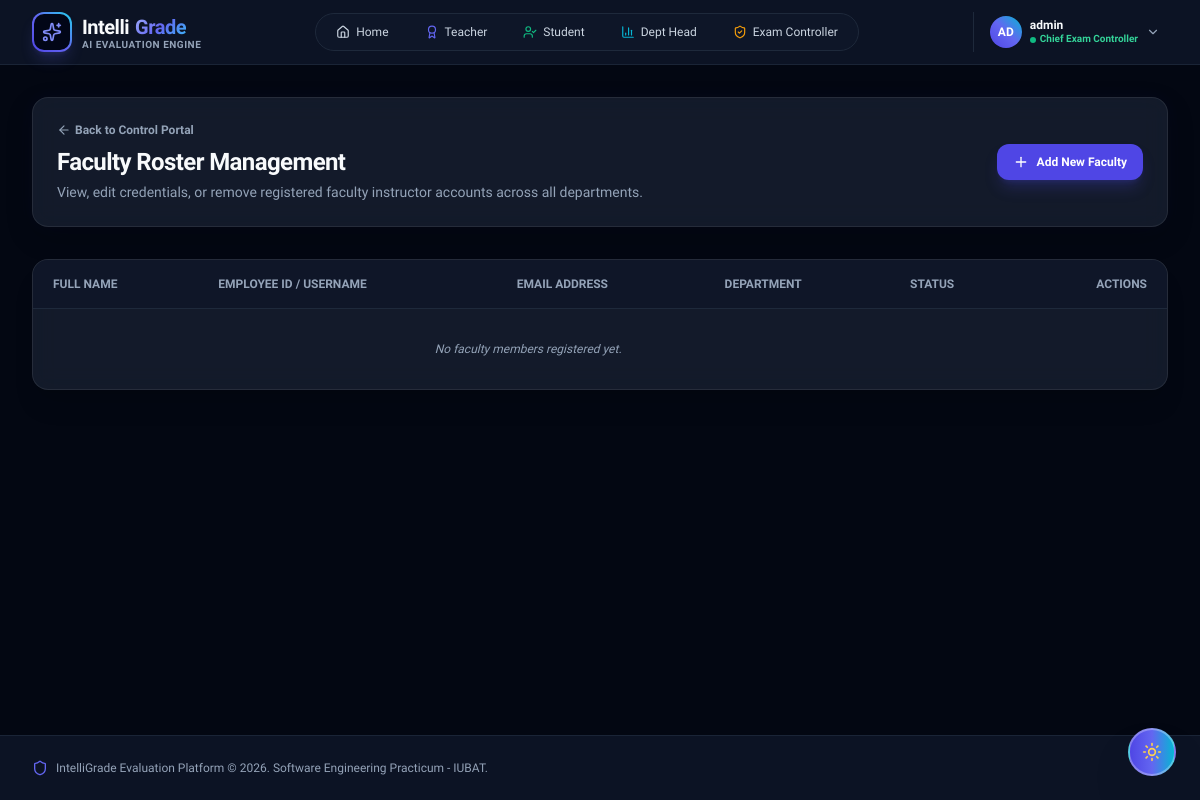
The page /controller/faculty/ (signed in) on the database as committed earlier.
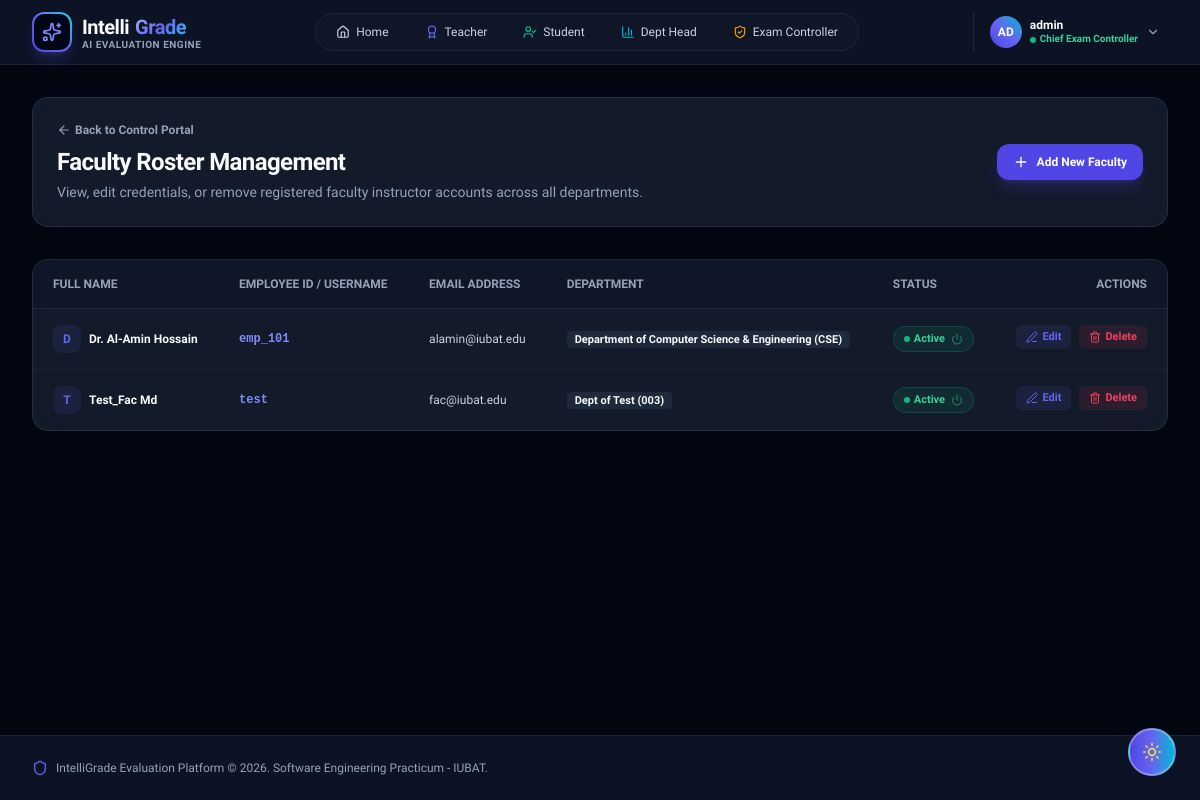
The same page on the database as committed later.
### core/models.py (models this page shows, shortened)
class Profile(models.Model):
    class Role(models.TextChoices):
        ADMIN = 'ADMIN', 'Administrator'
        TEACHER = 'TEACHER', 'Teacher / Examiner'
        STUDENT = 'STUDENT', 'Student'
        DEPARTMENT_HEAD = 'DEPT_HEAD', 'Department Head'
    user = models.OneToOneField(User, on_delete=models.CASCADE, related_name='profile')
    role = models.CharField(max_length=20, choices=Role.choices, default=Role.TEACHER)
    department = models.ForeignKey('Department', on_delete=models.SET_NULL, null=True, blank=True)
    phone_number = models.CharField(max_length=20, blank=True)
    is_approved = models.BooleanField(default=True)

class Department(models.Model):
    name = models.CharField(max_length=150, unique=True)
    code = models.CharField(max_length=30, unique=True)
    school = models.ForeignKey(School, on_delete=models.SET_NULL, null=True, blank=True, related_name='departments')
    college = models.ForeignKey(College, on_delete=models.SET_NULL, null=True, blank=True, related_name='departments')
    is_active = models.BooleanField(default=True)
    created_at = models.DateTimeField(auto_now_add=True)

### core/views.py (the view)
# urls.py: path('controller/faculty/', views.faculty_list, name='faculty_list'),
def faculty_list(request):
    if not request.user.is_authenticated or not (request.user.is_superuser or (hasattr(request.user, 'profile') and request.user.profile.role == Profile.Role.ADMIN)):
        messages.error(request, "Access Denied: Restricted to Chief Exam Controller.")
        return redirect('landing_page')
    faculty_profiles = Profile.objects.filter(role=Profile.Role.TEACHER).select_related('user', 'department')
    return render(request, 'core/faculty_list.html', {'faculty_profiles': faculty_profiles})

### core/templates/core/faculty_list.html (shortened to what the changed rows need)
{% extends 'base.html' %}
{% block content %}
<div class="space-y-8">
    <div class="glass-card p-6 rounded-2xl flex flex-col md:flex-row md:items-center justify-between gap-4">
        <div>
            <h1 class="text-2xl font-bold theme-text-primary tracking-tight">Faculty Roster Management</h1>
        </div>
    </div>
    <div class="glass-card rounded-2xl overflow-hidden shadow-xl">
        <table class="w-full text-left text-xs">
            <thead class="bg-slate-100 dark:bg-slate-900/90 theme-text-muted uppercase font-semibold border-b border-slate-200 dark:border-slate-800">
                <tr>
                    <th class="px-5 py-4">Full Name</th>
                    <th class="px-5 py-4">Employee ID / Username</th>
                    <th class="px-5 py-4">Email Address</th>
                    <th class="px-5 py-4">Department</th>
                    <th class="px-5 py-4">Status</th>
                    <th class="px-5 py-4 text-right">Actions</th>
                </tr>
            </thead>
            <tbody class="divide-y divide-slate-200 dark:divide-slate-800/60 theme-text-secondary font-medium">
                {% for prof in faculty_profiles %}
                <tr class="hover:bg-slate-100/50 dark:hover:bg-slate-900/50 transition-colors">
                    <td class="px-5 py-4 font-bold theme-text-primary flex items-center gap-2">
                        <div class="w-7 h-7 rounded-lg bg-brand-500/10 text-brand-500 font-bold flex items-center justify-center text-xs">
                            {{ prof.user.first_name|slice:":1"|default:prof.user.username|slice:":1"|upper }}
                        </div>
                        <span>{{ prof.user.get_full_name|default:prof.user.username }}</span>
                    </td>
                    <td class="px-5 py-4 font-mono text-brand-600 dark:text-brand-400 font-bold">{{ prof.user.username }}</td>
                    <td class="px-5 py-4">{{ prof.user.email|default:"No email provided" }}</td>
                    <td class="px-5 py-4">
                        {% if prof.department %}
                        <span class="px-2 py-0.5 rounded bg-slate-200 dark:bg-slate-800 theme-text-primary text-[11px] font-semibold">{{ prof.department.name }} ({{ prof.department.code }})</span>
                        {% else %}
                        <span class="text-slate-400 italic">Unassigned</span>
                        {% endif %}
                    </td>
                    <td class="px-5 py-4">
                        {% if prof.user.is_active %}
                        <a href="{% url 'toggle_user_status' prof.user.id %}" title="Click to Freeze / Deactivate Faculty Member" class="px-2.5 py-1 rounded-full bg-emerald-500/10 hover:bg-emerald-500/20 text-emerald-600 dark:text-emerald-400 border border-emerald-500/20 font-bold text-[11px] inline-flex items-center gap-1 transition-all group">
                            <span class="w-1.5 h-1.5 rounded-full bg-emerald-500 animate-pulse"></span>
                            Active <i data-lucide="power" class="w-3 h-3 ml-0.5 opacity-60 group-hover:opacity-100"></i>
                        </a>
                        {% endif %}
                    </td>
                    <td class="px-5 py-4 text-right flex items-center justify-end gap-2">
                        <a href="{% url 'edit_faculty' prof.user.id %}" class="px-2.5 py-1 bg-brand-500/10 text-brand-500 hover:bg-brand-500/20 rounded-md font-semibold text-[11px] flex items-center gap-1">
                            <i data-lucide="edit-3" class="w-3 h-3"></i> Edit
                        </a>
                        <a href="{% url 'delete_faculty' prof.user.id %}" onclick="return confirm('Are you sure you want to delete Faculty Teacher \'{{ prof.user.get_full_name }}\'?');" class="px-2.5 py-1 bg-rose-500/10 text-rose-500 hover:bg-rose-500/20 rounded-md font-semibold text-[11px] flex items-center gap-1">
                            <i data-lucide="trash-2" class="w-3 h-3"></i> Delete
                        </a>
                    </td>
                </tr>
                {% empty %}
                <tr>
                    <td colspan="5" class="px-5 py-8 text-center theme-text-muted italic">No faculty members registered yet.</td>
                </tr>
                {% endfor %}
            </tbody>
        </table>
    </div>
</div>
{% endblock %}

Rows that differ between the two databases and show on the page:
added Profile: user.first_name "D", user.get_full_name "Dr. Al-Amin Hossain", user.username "emp_101", user.email "alamin@iubat.edu", department.name "Department of Computer Science & Engineering", department.code "CSE", shows "Active"
added Profile: user.first_name "T", user.get_full_name "Test_Fac Md", user.username "test", user.email "fac@iubat.edu", department.name "Dept of Test", department.code "003", shows "Active"
Other text that changed with them:
text no longer shown: "No faculty members registered yet."
